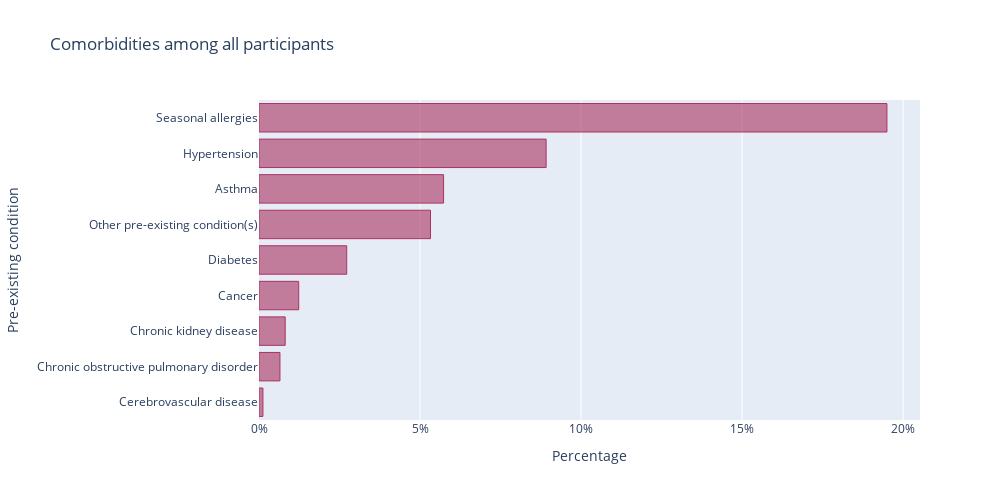

The notebook cell this image was saved under:
### Code cell
trace = go.Bar(
                x=comorb_vals,
                y=comorb_labels,
                marker=dict(color='rgba(171, 50, 96, 0.6)',line=dict(color='rgba(171, 50, 96, 1.0)',width=1)),
                orientation='h',
)

data = [trace]
layout = dict(title = 'Comorbidities among all participants',
              xaxis= dict(title= 'Percentage',ticklen= 5,tickangle = 0, zeroline= False, tickformat = ',.0%'),
              yaxis= dict(title= 'Pre-existing condition',ticklen= 5,zeroline= False, categoryorder='total ascending'),
              autosize=False, 
              width=1000,
              height=500,)
    
fig = dict(data = data, layout = layout)
iplot(fig)

### Figure 1 — Plotly figure (JSON) as saved in the notebook; plotly's stock layout.template omitted (floating-point values rounded to 4 significant figures)
{"data": [{"marker": {"color": "rgba(171, 50, 96, 0.6)", "line": {"color": "rgba(171, 50, 96, 1.0)", "width": 1}}, "orientation": "h", "type": "bar", "x": [0.08916, 0.01233, 0.02724, 0.05732, 0.195, 0.008134, 0.00122, 0.006508, 0.05325], "y": ["Hypertension", "Cancer", "Diabetes", "Asthma", "Seasonal allergies", "Chronic kidney disease", "Cerebrovascular disease", "Chronic obstructive pulmonary disorder", "Other pre-existing condition(s)"]}], "layout": {"autosize": false, "height": 500, "title": {"text": "Comorbidities among all participants"}, "width": 1000, "xaxis": {"tickangle": 0, "tickformat": ",.0%", "ticklen": 5, "title": {"text": "Percentage"}, "zeroline": false}, "yaxis": {"categoryorder": "total ascending", "ticklen": 5, "title": {"text": "Pre-existing condition"}, "zeroline": false}}}
